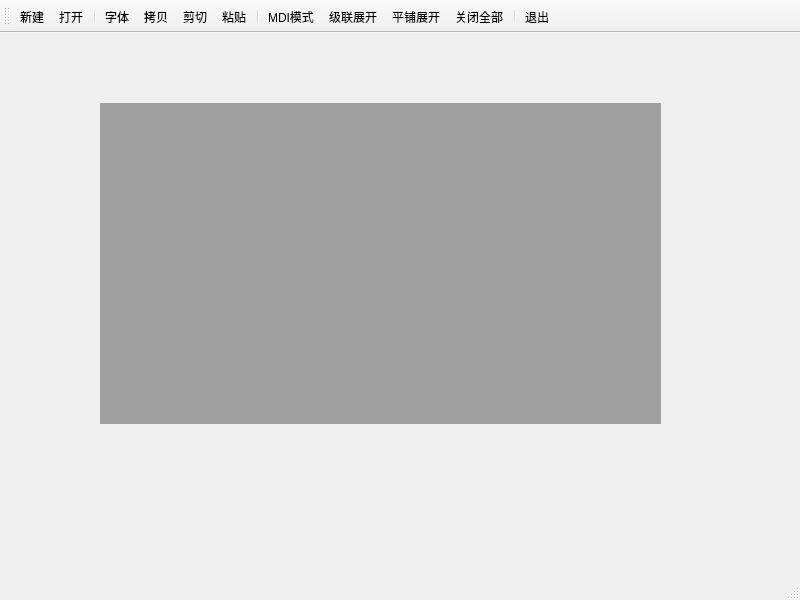
<?xml version="1.0" encoding="UTF-8"?>
<ui version="4.0">
 <class>ExMainWindow</class>
 <widget class="QMainWindow" name="ExMainWindow">
  <property name="geometry">
   <rect>
    <x>0</x>
    <y>0</y>
    <width>800</width>
    <height>600</height>
   </rect>
  </property>
  <property name="windowTitle">
   <string>MainWindow</string>
  </property>
  <widget class="QWidget" name="centralwidget">
   <widget class="QMdiArea" name="mdiArea">
    <property name="geometry">
     <rect>
      <x>100</x>
      <y>70</y>
      <width>561</width>
      <height>321</height>
     </rect>
    </property>
   </widget>
  </widget>
  <widget class="QStatusBar" name="statusbar"/>
  <widget class="QToolBar" name="toolBar">
   <property name="windowTitle">
    <string>toolBar</string>
   </property>
   <attribute name="toolBarArea">
    <enum>TopToolBarArea</enum>
   </attribute>
   <attribute name="toolBarBreak">
    <bool>false</bool>
   </attribute>
   <addaction name="actNew"/>
   <addaction name="actOpen"/>
   <addaction name="separator"/>
   <addaction name="actFont"/>
   <addaction name="actCopy"/>
   <addaction name="actCut"/>
   <addaction name="actPaste"/>
   <addaction name="separator"/>
   <addaction name="actView"/>
   <addaction name="actCascade"/>
   <addaction name="actTile"/>
   <addaction name="actClose"/>
   <addaction name="separator"/>
   <addaction name="actQuit"/>
  </widget>
  <action name="actOpen">
   <property name="icon">
    <iconset resource="resources.qrc">
     <normaloff>:/images/6.jpg</normaloff>:/images/6.jpg</iconset>
   </property>
   <property name="text">
    <string>打开</string>
   </property>
   <property name="toolTip">
    <string>打开文件</string>
   </property>
   <property name="shortcut">
    <string>Ctrl+O</string>
   </property>
  </action>
  <action name="actQuit">
   <property name="icon">
    <iconset resource="resources.qrc">
     <normaloff>:/images/7.png</normaloff>:/images/7.png</iconset>
   </property>
   <property name="text">
    <string>退出</string>
   </property>
   <property name="toolTip">
    <string>退出程序</string>
   </property>
   <property name="shortcut">
    <string>Ctrl+Q</string>
   </property>
  </action>
  <action name="actNew">
   <property name="icon">
    <iconset resource="resources.qrc">
     <normaloff>:/images/8.png</normaloff>:/images/8.png</iconset>
   </property>
   <property name="text">
    <string>新建</string>
   </property>
   <property name="toolTip">
    <string>新建文档</string>
   </property>
   <property name="shortcut">
    <string>Ctrl+N</string>
   </property>
  </action>
  <action name="actFont">
   <property name="icon">
    <iconset resource="resources.qrc">
     <normaloff>:/images/10.png</normaloff>:/images/10.png</iconset>
   </property>
   <property name="text">
    <string>字体</string>
   </property>
   <property name="toolTip">
    <string>设置字体</string>
   </property>
  </action>
  <action name="actCut">
   <property name="icon">
    <iconset resource="resources.qrc">
     <normaloff>:/images/11.png</normaloff>:/images/11.png</iconset>
   </property>
   <property name="text">
    <string>剪切</string>
   </property>
   <property name="toolTip">
    <string>剪切文本</string>
   </property>
  </action>
  <action name="actCopy">
   <property name="icon">
    <iconset resource="resources.qrc">
     <normaloff>:/images/12.png</normaloff>:/images/12.png</iconset>
   </property>
   <property name="text">
    <string>拷贝</string>
   </property>
   <property name="toolTip">
    <string>拷贝文本</string>
   </property>
  </action>
  <action name="actPaste">
   <property name="icon">
    <iconset resource="resources.qrc">
     <normaloff>:/images/5.png</normaloff>:/images/5.png</iconset>
   </property>
   <property name="text">
    <string>粘贴</string>
   </property>
   <property name="toolTip">
    <string>粘贴文本</string>
   </property>
  </action>
  <action name="actView">
   <property name="checkable">
    <bool>true</bool>
   </property>
   <property name="icon">
    <iconset resource="resources.qrc">
     <normaloff>:/images/4.png</normaloff>:/images/4.png</iconset>
   </property>
   <property name="text">
    <string>MDI模式</string>
   </property>
   <property name="toolTip">
    <string>页面模式</string>
   </property>
  </action>
  <action name="actCascade">
   <property name="icon">
    <iconset resource="resources.qrc">
     <normaloff>:/images/2.png</normaloff>:/images/2.png</iconset>
   </property>
   <property name="text">
    <string>级联展开</string>
   </property>
   <property name="toolTip">
    <string>窗口级联展开</string>
   </property>
  </action>
  <action name="actTile">
   <property name="icon">
    <iconset resource="resources.qrc">
     <normaloff>:/images/1.png</normaloff>:/images/1.png</iconset>
   </property>
   <property name="text">
    <string>平铺展开</string>
   </property>
   <property name="toolTip">
    <string>窗口平铺展开</string>
   </property>
  </action>
  <action name="actClose">
   <property name="icon">
    <iconset resource="resources.qrc">
     <normaloff>:/images/13.jpg</normaloff>:/images/13.jpg</iconset>
   </property>
   <property name="text">
    <string>关闭全部</string>
   </property>
   <property name="toolTip">
    <string>关闭全部窗口</string>
   </property>
  </action>
 </widget>
 <resources>
  <include location="resources.qrc"/>
 </resources>
 <connections/>
</ui>
